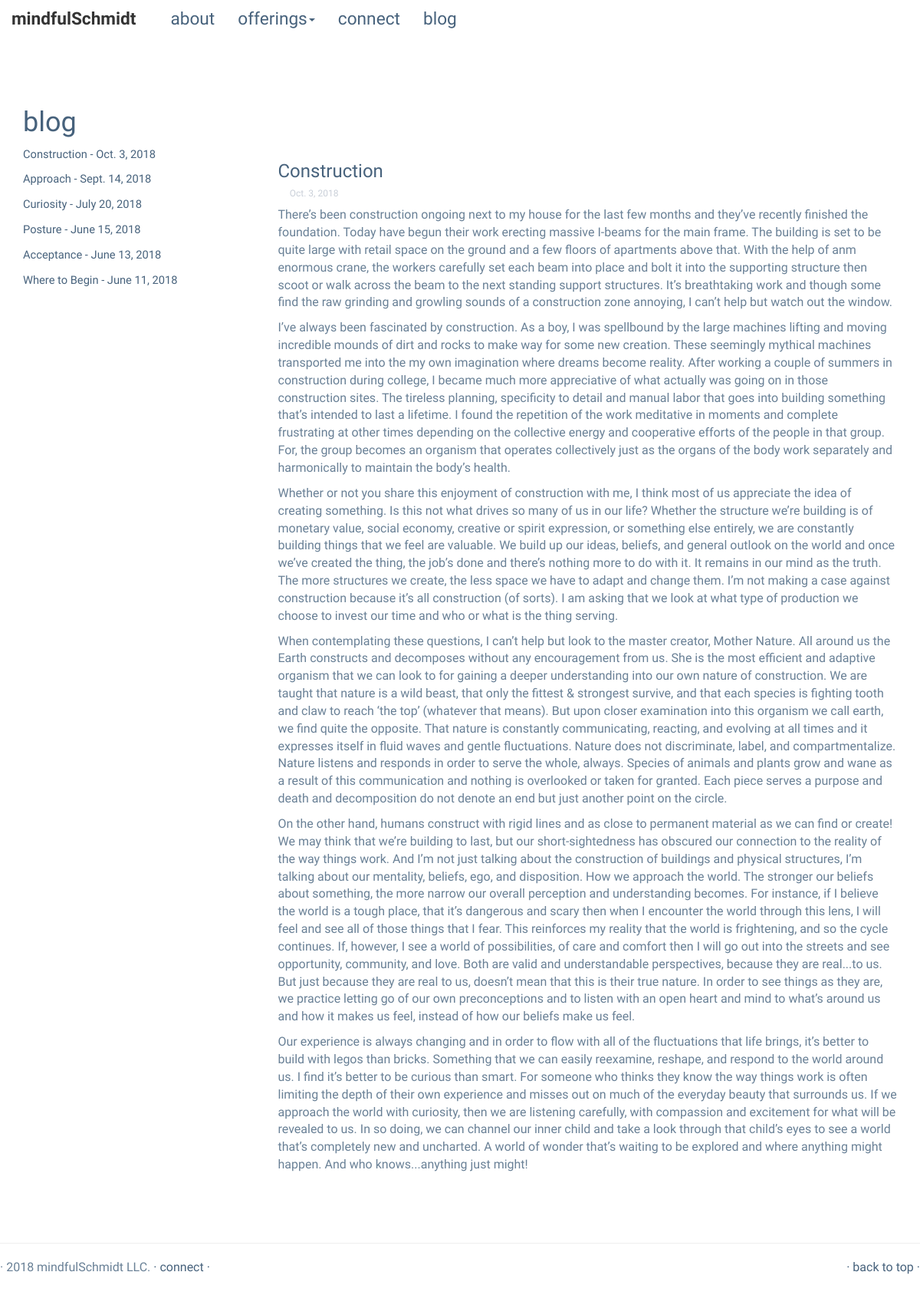
The page /blog/blog/view/construction on the database its author committed.
### blog/models.py (models this page shows, shortened)
class Blog(models.Model):
    title = models.CharField(max_length=100, unique=True)
    slug = models.SlugField(max_length=100, unique=True)
    body = models.TextField()
    posted = models.DateField(db_index=True, auto_now_add=True)

### blog/views.py (the view)
def view_post(request, slug):
	blog_links = list(Blog.objects.all())
	blog_links.reverse()
	return render_to_response('blog/view_post.html', {
		'post': get_object_or_404(Blog, slug=slug),
		'links': blog_links,
	})

### blog/templates/blog/view_post.html
<!DOCTYPE html>
{% extends "app/base.html" %}
    {% block body_block%}
    {% load staticfiles %}
    <div class="container">
      <br><br><br><br><br><br>
      <a href="{% url 'blog:index' %}"><h1>blog</h1></a>
      <div class="row featurette">
        <div class="col-md-9 col-md-push-3">
          <ul>
          {% block content %}
            <h3>{{ post.title }}</h3>
            <h6>  &emsp;   {{ post.posted }}</h6>
            <p>{{ post.body|linebreaks }}</p>
          {% endblock %}
        </ul>
        </div>
        <div class="col-md-3 col-md-pull-9">
            {% for link in links %}
                <p><a href="{{ link.slug }}" id="bloglink">{{ link.title }} - {{ link.posted }}</a></p>
            {% endfor %}
        </div>
      </div>
  </div>
    {% endblock %}

### app/static/css/custom.css (style rules this page uses)
h1 { color: #47627c; font-family: 'Gentium Book Basic', serif; }
h3 { color: #47627c; font-family: 'Gentium Book Basic', serif; }
h6 { color: #c9cfd8; font-family: 'Gentium Book Basic', serif; }
a { color: #47627c; font-family: 'Gentium Book Basic', serif; }
#bloglink { font-size: 11pt }
p { color: #698096; font-size: 12pt; font-family: 'Gentium Book Basic', serif; }

### rows shown on the page
Blog: title "Construction", posted "Oct. 3, 2018", body "There’s been construction ongoing next to my house for the last few months and they’ve recently finished the foundation. Today have begun their work erecting massive I-beams for the main frame. The building is set to be quite large with retail space on the ground and a few floors of apartments above that. With the help of anm enormous crane, the workers carefully set each beam into place and bolt it into the supporting structure then scoot or walk across the beam to the next standing support structures. It’s breathtaking work and though some find the raw grinding and growling sounds of a construction zone annoying, I can’t help but watch out the window. I’ve always been fascinated by…"
Blog: title "Approach", posted "Sept. 14, 2018"
Blog: title "Curiosity", posted "July 20, 2018"
Blog: title "Posture", posted "June 15, 2018"
Blog: title "Acceptance", posted "June 13, 2018"
Blog: title "Where to Begin", posted "June 11, 2018"
